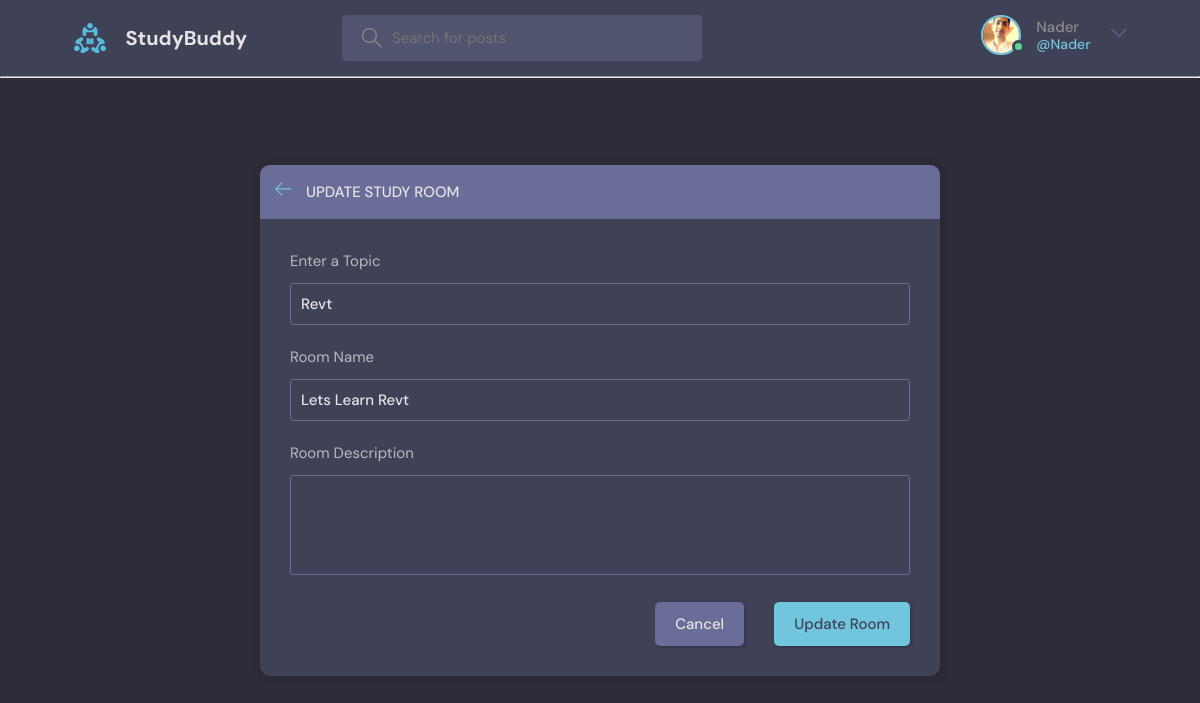
The page /update-room/2/ (signed in) on the database its author committed.
### base/models.py (models this page shows, shortened)
class User(AbstractUser):
    name = models.CharField(max_length=200,null=True)
    email = models.EmailField(unique=True, null=True)
    bio = models.TextField(null=True)
    avatar = models.ImageField(null=True,default='avatar.svg')
    USERNAME_FIELD = 'email'
    REQUIRED_FIELDS =[]

class Room(models.Model):
    host = models.ForeignKey(User,on_delete=models.CASCADE,null=True)
    topic = models.ForeignKey(Topic,on_delete=models.SET_NULL,null=True)
    name = models.CharField(max_length=200)
    description = models.TextField(null=True, blank=True)
    participants = models.ManyToManyField(User,related_name='participants',blank=True)
    updated = models.DateTimeField(auto_now=True)
    created = models.DateTimeField(auto_now_add=True)
    class Meta:
        ordering = ['-updated','-created']

class Topic(models.Model):
    name =models.CharField(max_length=200)

### base/views.py (the view, shortened to what this page needs)
# urls.py: path("update-room/<str:pk>/",views.updateRoom,name='update-room'),
@login_required(login_url='/login')
def updateRoom(request,pk):
    room = Room.objects.get(id=pk)
    form = RoomForm(instance=room)
    topics = Topic.objects.all()
    text= 'Update'
    if request.user != room.host:
        return HttpResponse('You are not allowed here!!')
    context = {'form':form,"topics":topics,"room":room,'text':text}
    return render(request,'base/room_form.html',context)

### base/forms.py
class RoomForm(ModelForm):
    class Meta:
        model = Room
        fields = '__all__'
        exclude =['host','participants']

### base/templates/base/room_form.html (shortened to what this page needs)
{% extends 'main.html' %} {% block content %}
<main class="create-room layout">
  <div class="container">
    <div class="layout__box">
      <div class="layout__boxHeader">
        <div class="layout__boxTitle">
          <a href="{{request.META.HTTP_REFERER}}">
            <svg
              version="1.1"
              xmlns="http://www.w3.org/2000/svg"
              width="32"
              height="32"
              viewBox="0 0 32 32"
            >
              <title>arrow-left</title>
              <path
                d="M13.723 2.286l-13.723 13.714 13.719 13.714 1.616-1.611-10.96-10.96h27.625v-2.286h-27.625l10.965-10.965-1.616-1.607z"
              ></path>
            </svg>
          </a>
          <h3>{{text}} Study Room</h3>
        </div>
      </div>
      <div class="layout__body">
        <form class="form" method="POST" action="">
          <div class="form__group">
            <label for="room_topic">Enter a Topic</label>
            <input
              required
              type="text"
              value="{{room.topic.name}}"
              name="topic"
              list="topic-list"
            />
          </div>
          <div class="form__group">
            <label for="room_name">Room Name</label>
            {{form.name}}
          </div>
          <div class="form__group">
            <label for="room_description">Room Description</label>
            {{form.description}}
          </div>
          <div class="form__action">
            <a class="btn btn--dark" href="{{request.META.HTTP_REFERER}}"
              >Cancel</a
            >
            <button class="btn btn--main" type="submit">{{text}} Room</button>
          </div>
        </form>
      </div>
    </div>
  </div>
</main>
{% endblock content %}

### templates/navbar.html (shortened to what this page needs)
{% load static %}
<header class="header header--loggedIn">
  <div class="container">
    <a href="{% url 'home' %}" class="header__logo">
      <img src="{% static 'images/logo.svg' %}" />
      <h1>StudyBuddy</h1>
    </a>
    {% if request.user.is_authenticated %}
    <form class="header__search" method='GET' action = "{% url 'home' %}">
      <label>
        <input type='text' name="q" placeholder="Search for posts" />
      </label>
    </form>
    {% endif %}
    <nav class="header__menu">
      {% if request.user.is_authenticated %}
        <div class="header__user">
          <a href="{% url 'user-profile' request.user.id %}">
            <div class="avatar avatar--medium active">
              <img src="{{request.user.avatar.url}}" />
            </div>
            <p>{{request.user.username}}<span>@{{request.user.username}}</span></p>
          </a>
          <button class="dropdown-button">
            <svg version="1.1" xmlns="http://www.w3.org/2000/svg" width="32" height="32" viewBox="0 0 32 32">
              <title>chevron-down</title>
              <path d="M16 21l-13-13h-3l16 16 16-16h-3l-13 13z"></path>
            </svg>
          </button>
        </div>
      {% else %}
        <a href="{% url 'login' %}">
          <img src="{% static 'images/avatar.svg' %}" />
          <p>Login</p>
        </a>
      {% endif %}
    </nav>
  </div>
</header>
<hr>

### rows shown on the page
User: user.avatar (picture), user.username "Nader"
Room: topic "Revt", name "Lets Learn Revt"

### other values the page prints
{{ text }} "UPDATE"
{{ text }} "Update"
